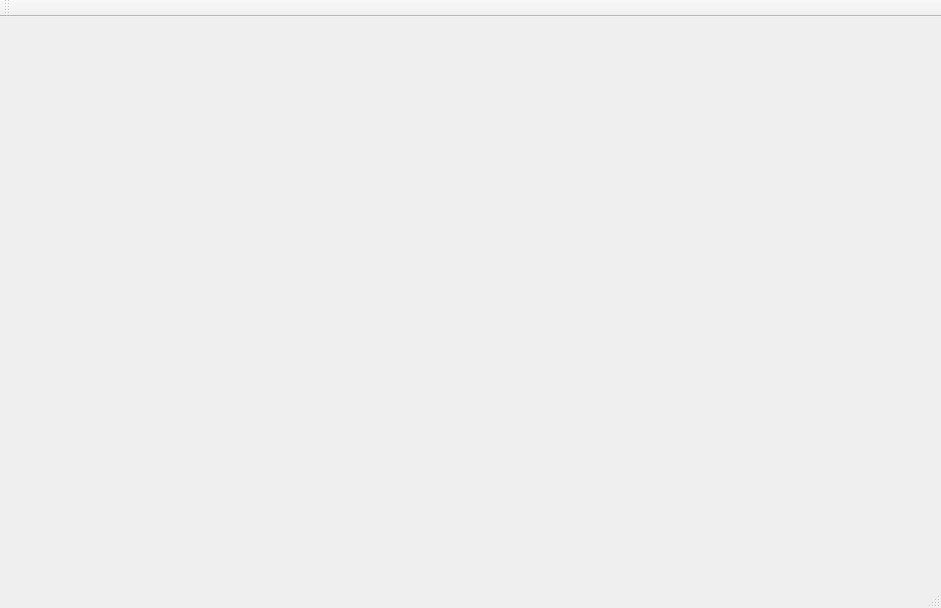
<?xml version="1.0" encoding="UTF-8"?>
<ui version="4.0">
 <class>MainWindow</class>
 <widget class="QMainWindow" name="MainWindow">
  <property name="geometry">
   <rect>
    <x>0</x>
    <y>0</y>
    <width>941</width>
    <height>608</height>
   </rect>
  </property>
  <property name="windowTitle">
   <string>MainWindow</string>
  </property>
  <widget class="QWidget" name="centralWidget">
   <widget class="QWidget" name="gridLayoutWidget">
    <property name="geometry">
     <rect>
      <x>0</x>
      <y>260</y>
      <width>451</width>
      <height>291</height>
     </rect>
    </property>
    <layout class="QGridLayout" name="gridLayout"/>
   </widget>
   <widget class="QWidget" name="gridLayoutWidget_2">
    <property name="geometry">
     <rect>
      <x>450</x>
      <y>259</y>
      <width>491</width>
      <height>291</height>
     </rect>
    </property>
    <layout class="QGridLayout" name="gridLayout_2"/>
   </widget>
   <widget class="QWidget" name="gridLayoutWidget_3">
    <property name="geometry">
     <rect>
      <x>0</x>
      <y>-10</y>
      <width>941</width>
      <height>271</height>
     </rect>
    </property>
    <layout class="QGridLayout" name="gridLayout_3"/>
   </widget>
  </widget>
  <widget class="QMenuBar" name="menuBar">
   <property name="geometry">
    <rect>
     <x>0</x>
     <y>0</y>
     <width>941</width>
     <height>25</height>
    </rect>
   </property>
  </widget>
  <widget class="QToolBar" name="mainToolBar">
   <attribute name="toolBarArea">
    <enum>TopToolBarArea</enum>
   </attribute>
   <attribute name="toolBarBreak">
    <bool>false</bool>
   </attribute>
  </widget>
  <widget class="QStatusBar" name="statusBar"/>
 </widget>
 <layoutdefault spacing="6" margin="11"/>
 <resources/>
 <connections/>
</ui>
